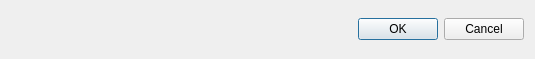
<?xml version="1.0" encoding="UTF-8"?>
<ui version="4.0">
 <class>ParamSpaceSampling</class>
 <widget class="QDialog" name="ParamSpaceSampling">
  <property name="geometry">
   <rect>
    <x>0</x>
    <y>0</y>
    <width>535</width>
    <height>59</height>
   </rect>
  </property>
  <property name="windowTitle">
   <string>DialogBox</string>
  </property>
  <property name="styleSheet">
   <string notr="true"/>
  </property>
  <layout class="QGridLayout" name="gridLayout">
   <item row="0" column="0">
    <widget class="QDialogButtonBox" name="buttonBox">
     <property name="styleSheet">
      <string notr="true"/>
     </property>
     <property name="orientation">
      <enum>Qt::Horizontal</enum>
     </property>
     <property name="standardButtons">
      <set>QDialogButtonBox::Cancel|QDialogButtonBox::Ok</set>
     </property>
    </widget>
   </item>
  </layout>
 </widget>
 <tabstops>
  <tabstop>buttonBox</tabstop>
 </tabstops>
 <resources/>
 <connections>
  <connection>
   <sender>buttonBox</sender>
   <signal>accepted()</signal>
   <receiver>ParamSpaceSampling</receiver>
   <slot>accept()</slot>
   <hints>
    <hint type="sourcelabel">
     <x>248</x>
     <y>254</y>
    </hint>
    <hint type="destinationlabel">
     <x>157</x>
     <y>274</y>
    </hint>
   </hints>
  </connection>
  <connection>
   <sender>buttonBox</sender>
   <signal>rejected()</signal>
   <receiver>ParamSpaceSampling</receiver>
   <slot>reject()</slot>
   <hints>
    <hint type="sourcelabel">
     <x>316</x>
     <y>260</y>
    </hint>
    <hint type="destinationlabel">
     <x>286</x>
     <y>274</y>
    </hint>
   </hints>
  </connection>
 </connections>
</ui>
